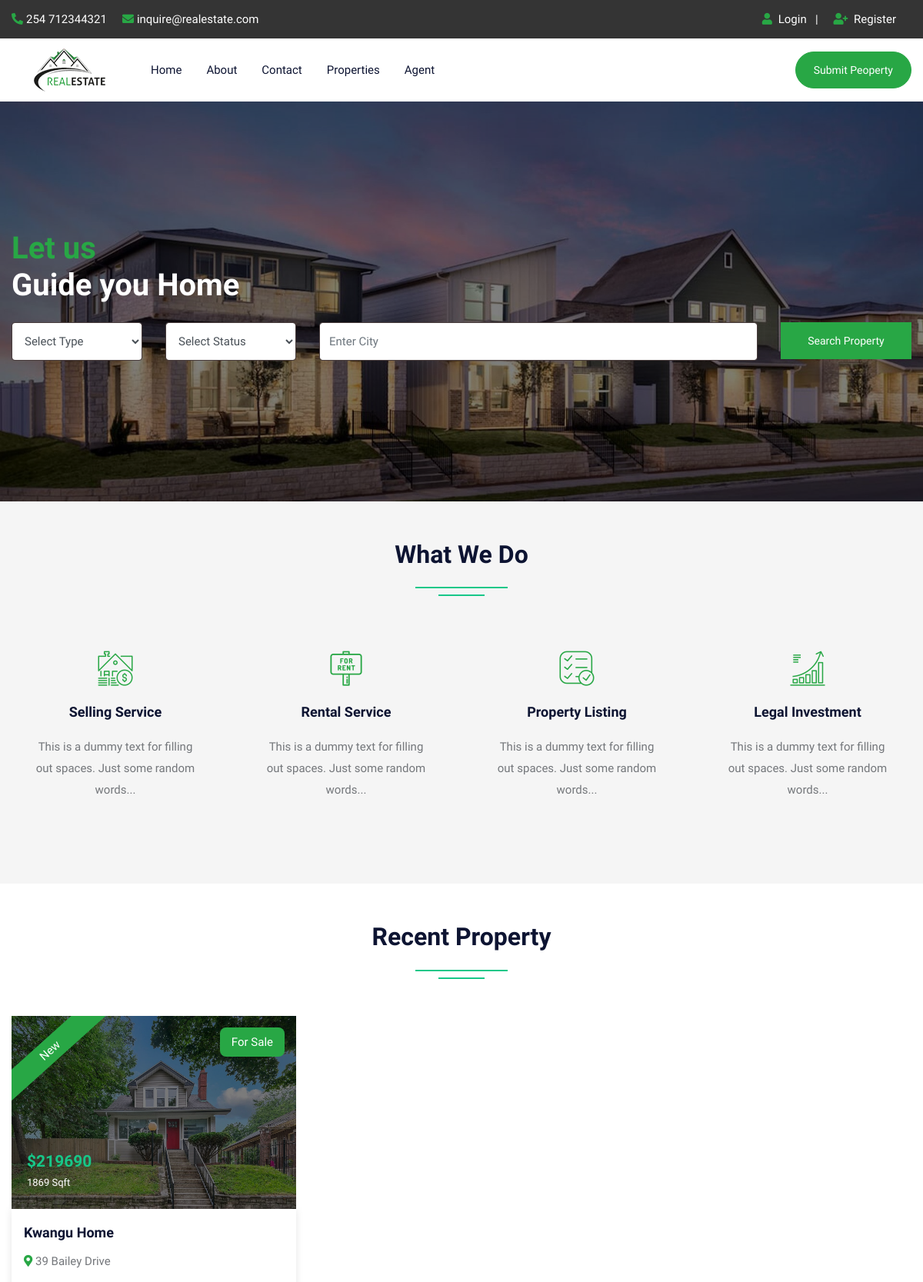
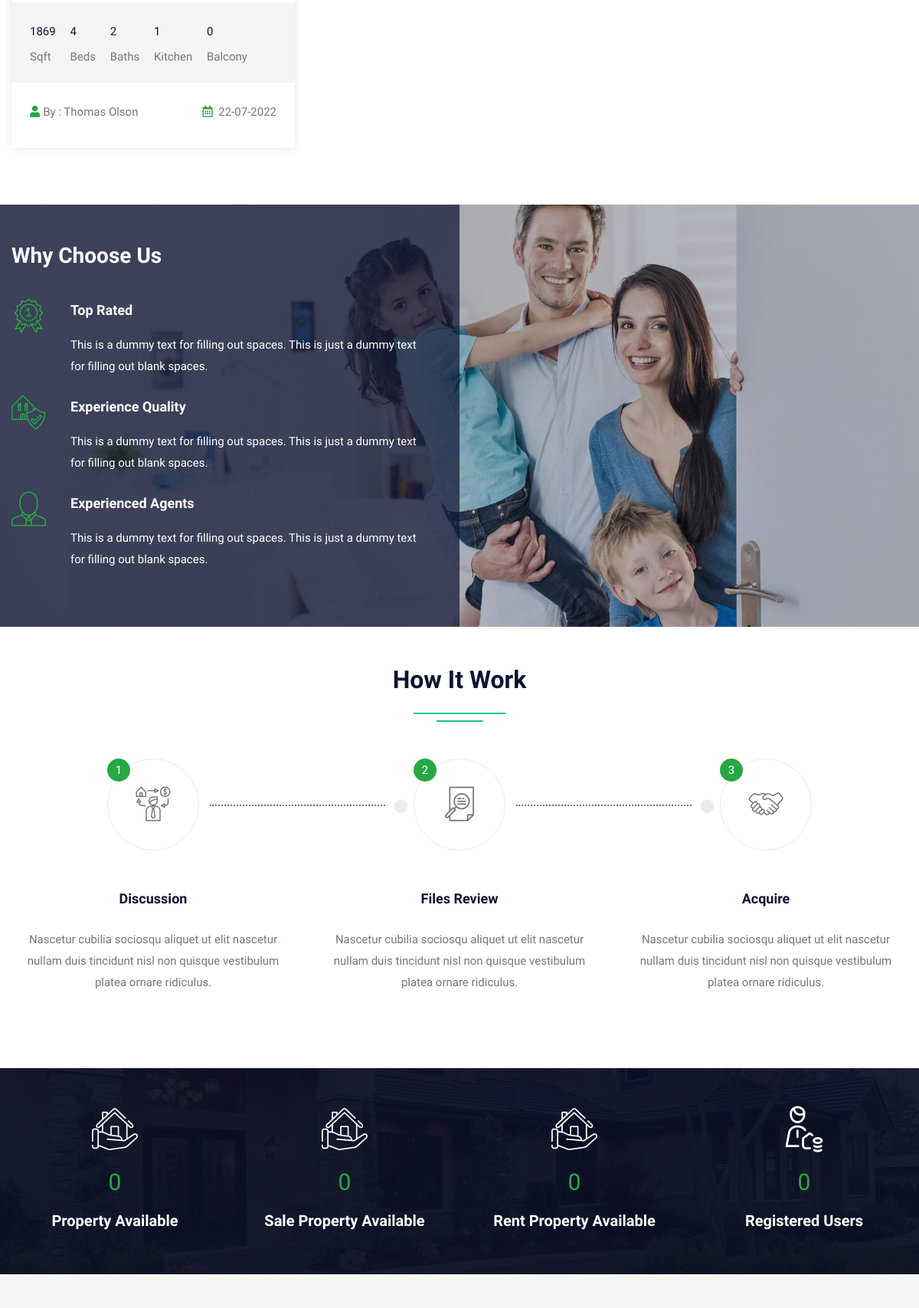
The page / (upper part) on the database its author committed (2 pictures, top to bottom).
### tables this page shows
CREATE TABLE `property` (
  `pid` int(50) NOT NULL,
  `title` varchar(200) NOT NULL,
  `pcontent` longtext NOT NULL,
  `type` varchar(100) NOT NULL,
  `bhk` varchar(50) NOT NULL,
  `stype` varchar(100) NOT NULL,
  `bedroom` int(50) NOT NULL,
  `bathroom` int(50) NOT NULL,
  `balcony` int(50) NOT NULL,
  `kitchen` int(50) NOT NULL,
  `hall` int(50) NOT NULL,
  `floor` varchar(50) NOT NULL,
  `size` int(50) NOT NULL,
  `price` int(50) NOT NULL,
  `location` varchar(200) NOT NULL,
  `city` varchar(100) NOT NULL,
  `state` varchar(100) NOT NULL,
  `feature` longtext NOT NULL,
  `pimage` varchar(300) NOT NULL,
  `pimage1` varchar(300) NOT NULL,
  `pimage2` varchar(300) NOT NULL,
  `pimage3` varchar(300) NOT NULL,
  `pimage4` varchar(300) NOT NULL,
  `uid` int(50) NOT NULL,
  `status` varchar(50) NOT NULL,
  `mapimage` varchar(300) NOT NULL,
  `topmapimage` varchar(300) NOT NULL,
  `groundmapimage` varchar(300) NOT NULL,
  `totalfloor` varchar(50) NOT NULL,
  `date` datetime NOT NULL DEFAULT current_timestamp(),
  `isFeatured` int(11) DEFAULT NULL
);

CREATE TABLE `user` (
  `uid` int(50) NOT NULL,
  `uname` varchar(100) NOT NULL,
  `uemail` varchar(100) NOT NULL,
  `uphone` varchar(20) NOT NULL,
  `upass` varchar(50) NOT NULL,
  `utype` varchar(50) NOT NULL,
  `uimage` varchar(300) NOT NULL
);

### index.php (the view, shortened to what the rows shown need)
<!DOCTYPE html>
<html lang="en">
<head>
<link rel="stylesheet" type="text/css" href="css/bootstrap.min.css">
<link rel="stylesheet" type="text/css" href="css/bootstrap-slider.css">
<link rel="stylesheet" type="text/css" href="css/jquery-ui.css">
<link rel="stylesheet" type="text/css" href="css/layerslider.css">
<link rel="stylesheet" type="text/css" href="css/color.css" id="color-change">
<link rel="stylesheet" type="text/css" href="css/owl.carousel.min.css">
<link rel="stylesheet" type="text/css" href="css/font-awesome.min.css">
<link rel="stylesheet" type="text/css" href="fonts/flaticon/flaticon.css">
<link rel="stylesheet" type="text/css" href="css/style.css">
</head>
<body>
<div id="page-wrapper">
    <div class="row">
        <?php include("include/header.php"); ?>
        <div class="overlay-black w-100 slider-banner1 position-relative" style="background-image: url('images/banner/rshmpg.jpg'); background-size: cover; background-position: center center; background-repeat: no-repeat;">
            <div class="container h-100">
                <div class="row h-100 align-items-center">
                    <div class="col-lg-12">
                        <div class="text-white">
                            <h1 class="mb-4"><span class="text-success">Let us</span><br>
                            Guide you Home</h1>
                        </div>
                    </div>
                </div>
            </div>
        </div>
        <div class="full-row bg-gray">
            <div class="container">
                <div class="row">
                    <div class="col-lg-12">
                        <h2 class="text-secondary double-down-line text-center mb-5">What We Do</h2></div>
                </div>
            </div>
        </div>
        <div class="full-row">
            <div class="container">
                <div class="row">
                    <div class="col-md-12">
                        <h2 class="text-secondary double-down-line text-center mb-4">Recent Property</h2>
                    </div>
                    <div class="col-md-12">
                        <div class="tab-content mt-4" id="pills-tabContent">
                            <div class="tab-pane fade show active" id="pills-home" role="tabpanel" aria-labelledby="pills-home">
                                <div class="row">
                                    <?php $query = mysqli_query($con, "SELECT property.*, user.uname,user.utype,user.uimage FROM `property`,`user` WHERE property.uid=user.uid ORDER BY date DESC LIMIT 9");
                                    while ($row = mysqli_fetch_array($query)) {
                                        ?>
                                        <div class="col-md-6 col-lg-4">
                                            <div class="featured-thumb hover-zoomer mb-4">
                                                <div class="overlay-black overflow-hidden position-relative"> <img src="admin/property/<?php echo $row['18']; ?>" alt="pimage">
                                                    <div class="featured bg-success text-white">New</div>
                                                    <div class="sale bg-success text-white text-capitalize">For <?php echo $row['5']; ?></div>
                                                    <div class="price text-primary"><b>$<?php echo $row['13']; ?> </b><span class="text-white"><?php echo $row['12']; ?> Sqft</span></div>
                                                </div>
                                                <div class="featured-thumb-data shadow-one">
                                                    <div class="p-3">
                                                        <h5 class="text-secondary hover-text-success mb-2 text-capitalize"><a href="propertydetail.php?pid=<?php echo $row['0']; ?>"><?php echo $row['1']; ?></a></h5>
                                                        <span class="location text-capitalize"><i class="fas fa-map-marker-alt text-success"></i> <?php echo $row['14']; ?></span> </div>
                                                    <div class="bg-gray quantity px-4 pt-4">
                                                        <ul>
                                                            <li><span><?php echo $row['12']; ?></span> Sqft</li>
                                                            <li><span><?php echo $row['6']; ?></span> Beds</li>
                                                            <li><span><?php echo $row['7']; ?></span> Baths</li>
                                                            <li><span><?php echo $row['9']; ?></span> Kitchen</li>
                                                            <li><span><?php echo $row['8']; ?></span> Balcony</li>
                                                        </ul>
                                                    </div>
                                                    <div class="p-4 d-inline-block w-100">
                                                        <div class="float-left text-capitalize"><i class="fas fa-user text-success mr-1"></i>By : <?php echo $row['uname']; ?></div>
                                                        <div class="float-right"><i class="far fa-calendar-alt text-success mr-1"></i> <?php echo date('d-m-Y', strtotime($row['date'])); ?></div>
                                                    </div>
                                                </div>
                                            </div>
                                        </div>
                                    <?php } ?>
                                </div>
                            </div>
                        </div>
                    </div>
                </div>
            </div>
        </div>
        <div class="full-row">
            <div class="container">
                <div class="row">
                    <div class="col-lg-12">
                        <h2 class="text-secondary double-down-line text-center mb-5">How It Work</h2>
                        </div>
                </div>
            </div>
        </div>
    </div>
</div>
</body>
</html>

### rows shown on the page
property: pimage (picture), stype "Sale", price "219690", size "1869", title "Kwangu Home", location "39 Bailey Drive", bedroom "4", bathroom "2", kitchen "1", balcony "0", uid.uname "Thomas Olson", date "22-07-2022"
